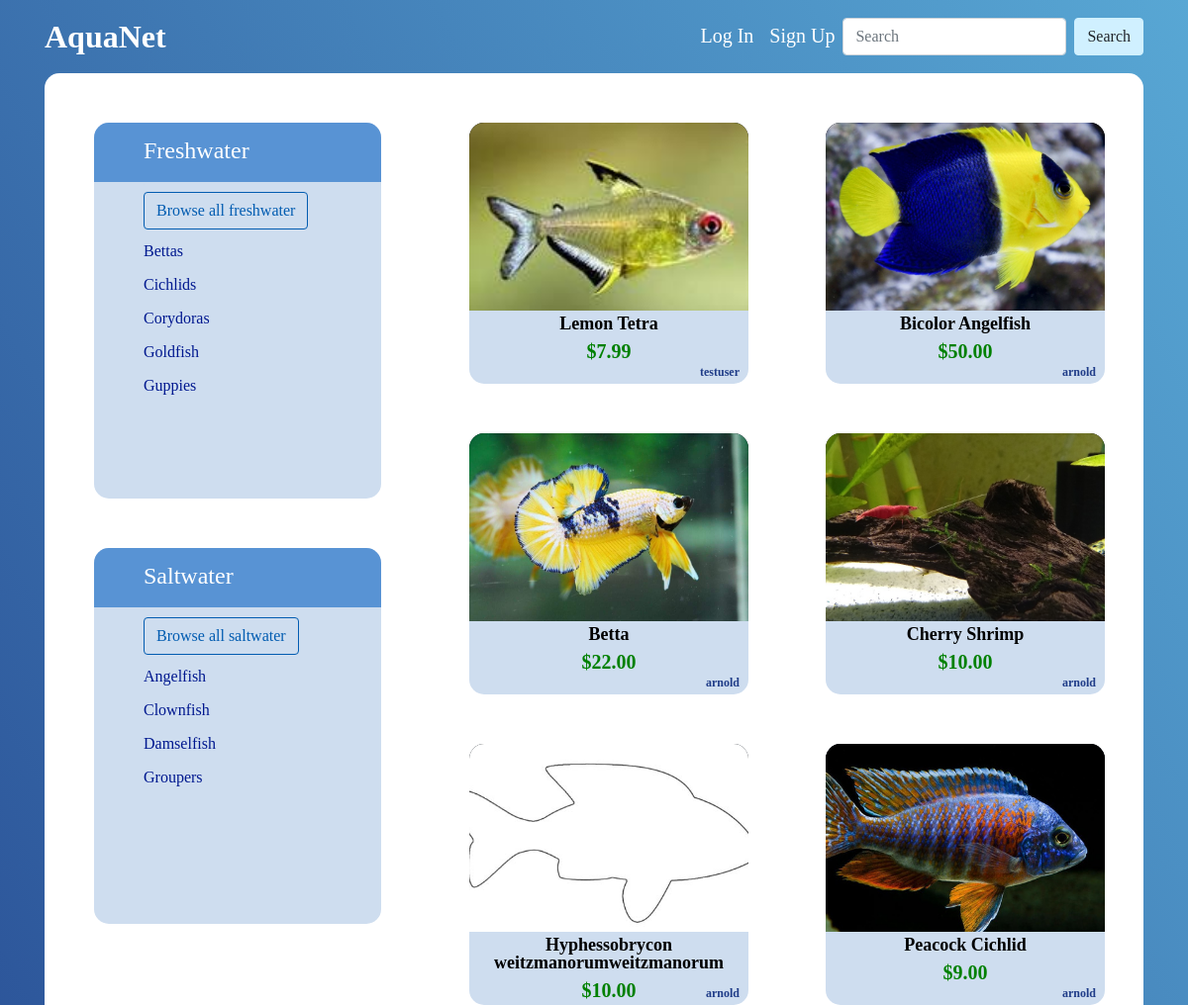
The app's page / (upper part), older data.
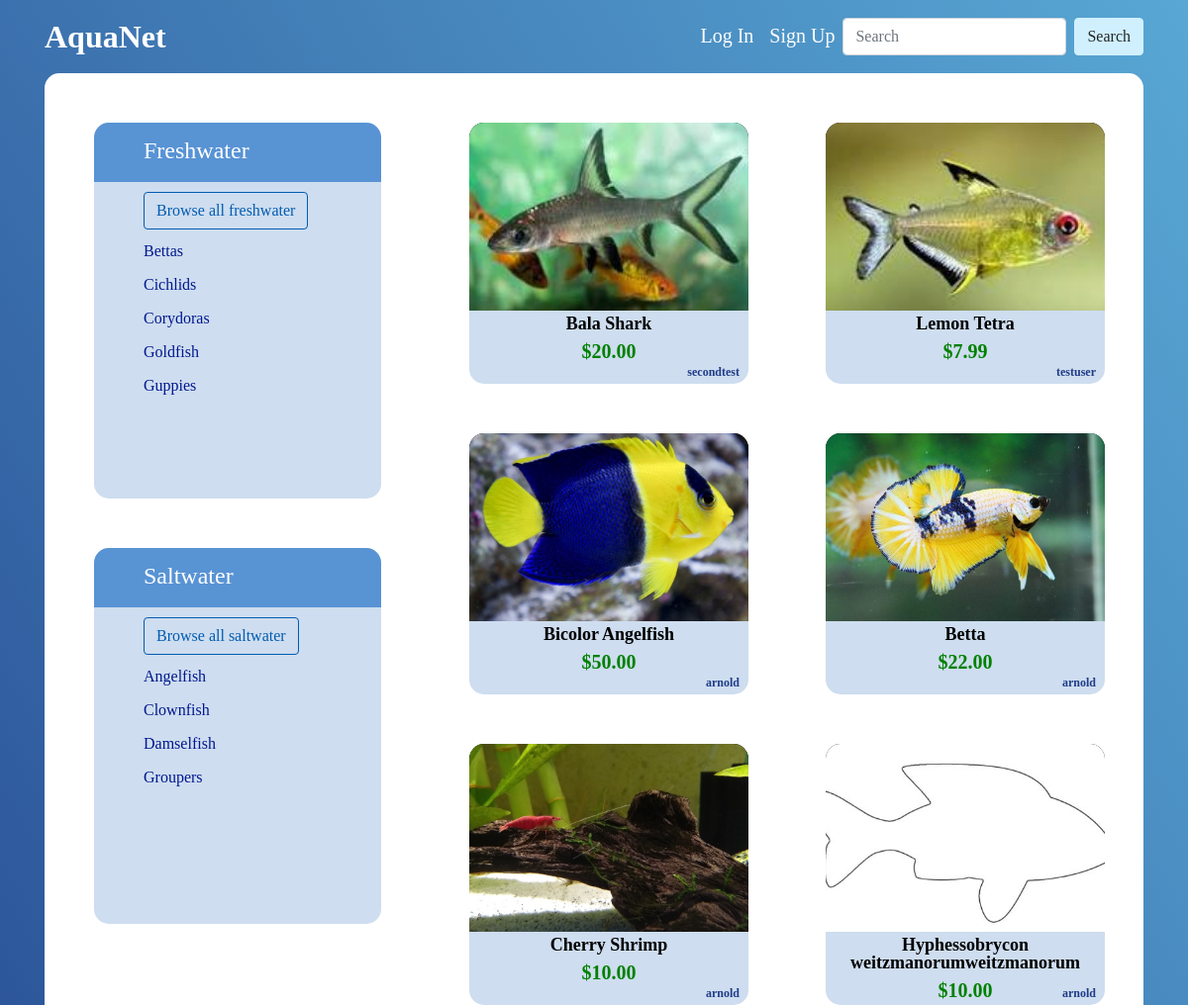
The same page, newer data.
### speciesprofile/models.py (models this page shows, shortened)
class Profile(models.Model):
    common_name = models.CharField(max_length=200, blank=True)
    species = models.CharField(max_length=200)
    max_size = models.FloatField()
    water_type = models.CharField(max_length=10, choices=WATER_TYPE)
    for_sale = models.BooleanField(default=True)
    price = models.FloatField(null=True, blank=True, default=None)
    description = models.TextField(blank=True)
    publish_date = models.DateTimeField(default=timezone.now)
    author = models.ForeignKey(User, on_delete=models.CASCADE)
    thumbnail = models.ImageField(upload_to='species-images', blank=True, default=None)
    thumbnail_aspect_ratio = models.FloatField(null=True, blank=True, default=None)

### speciesprofile/views.py (the view)
# urls.py: path('', views.IndexView.as_view(), name='index'),
class IndexView(ListView):
    template_name = 'speciesprofile/index.html'
    context_object_name = 'species_list'
    def get_queryset(self):
        return Profile.objects.order_by('-publish_date')[:12]

### aquanet/context_processors.py (called while the page is built, shortened)
def get_unread_threads(request):
    unread_threads = 0
    active_user = request.user
    return {'unread_threads': unread_threads}

### speciesprofile/templates/speciesprofile/index.html (shortened to what the changed rows need)
{% extends 'speciesprofile/base.html'%}
{% block content %}
<div class="card">
    <div class="d-flex justify-content-start">
        <div class="mt-50px w-100">
           {% if species_list %}
                <div class="posts-list d-flex justify-content-around">
                    {% for species in species_list %}
                        <div class="species-prev">
                            <a href="{% url 'speciesprofile:detail' species.id %}">
                                <div class="img-container">
                                    {% if species.thumbnail %}
                                        {% if species.thumbnail_aspect_ratio < 0.75 %}
                                            <img src="{{ species.thumbnail.url }}" height="190">
                                        {% elif species.thumbnail_aspect_ratio > 2.3 %}
                                            <img src="{{ species.thumbnail.url }}" width="282">
                                        {% else %}
                                            <img src="{{ species.thumbnail.url }}" height="190" width="282">
                                        {% endif %}
                                    {% else %}
                                        <img src="/media/species-images/default.jpg" width="282" height="190">
                                    {% endif %}
                                </div>
                            </a>
                            {% if species.common_name %}
                            <div class="name-div pt-1">{{species.common_name}}</div>
                            {% else %}
                            <div class="name-div pt-1">{{species.species}}</div>
                            {% endif %}
                            {% if species.price %}
                            <div class="price-div pt-1">${{species.price|floatformat:2}}</div>
                            {% endif %}
                            <div class="author-link">
                                <a href="{% url 'users:profile' species.author %}">{{species.author}}</a>
                            </div>
                        </div>
                    {% endfor %}
                </div>
            {% endif %}
        </div>
    </div>
</div>
{% endblock %}

Row changes from the older to the newer data that the page shows:
no longer on this page (row unchanged): Profile: thumbnail (picture), common_name "Peacock Cichlid", price "9.00", author "arnold"
added Profile: thumbnail (picture), common_name "Bala Shark", price "20.00", author "secondtest"
